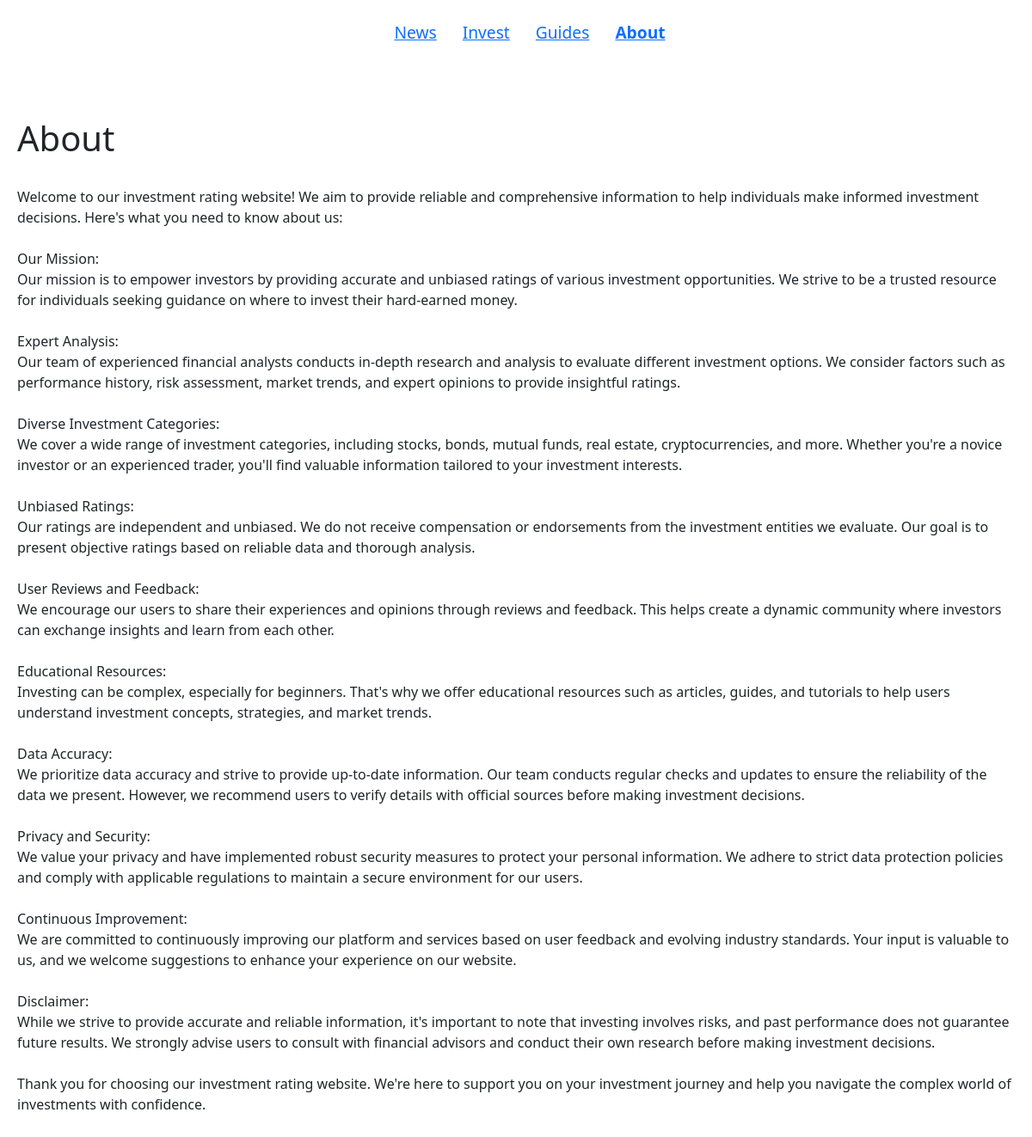
The page /about/ on the database its author committed.
### blog/models.py (models this page shows)
class About(models.Model):
    title = models.CharField(max_length=200)
    content = models.TextField()

### blog/views.py (the view)
# urls.py: path('about/', views.about, name='about'),
def about(request):
    about = About.objects.first()
    return render(request, 'blog/about.html', {'about': about, 'request': request})

### blog/templates/blog/about.html
{% extends 'blog/base.html' %}
{% block content %}<br><br>
<div style="padding: 20px;">
<h1>{{ about.title }}</h1><br>
    {{ about.content|linebreaksbr }}
</div><br><br>
{% endblock %}

### rows shown on the page
About: title "About", content "Welcome to our investment rating website! We aim to provide reliable and comprehensive information to help individuals make informed investment decisions. Here's what you need to know about us: Our Mission: Our mission is to empower investors by providing accurate and unbiased ratings of various investment opportunities. We strive to be a trusted resource for individuals seeking guidance on where to invest their hard-earned money. Expert Analysis: Our team of experienced financial analysts conducts in-depth research and analysis to evaluate different investment options. We consider factors such as performance history, risk assessment, market trends, and expert opinions to provide insightful…"
